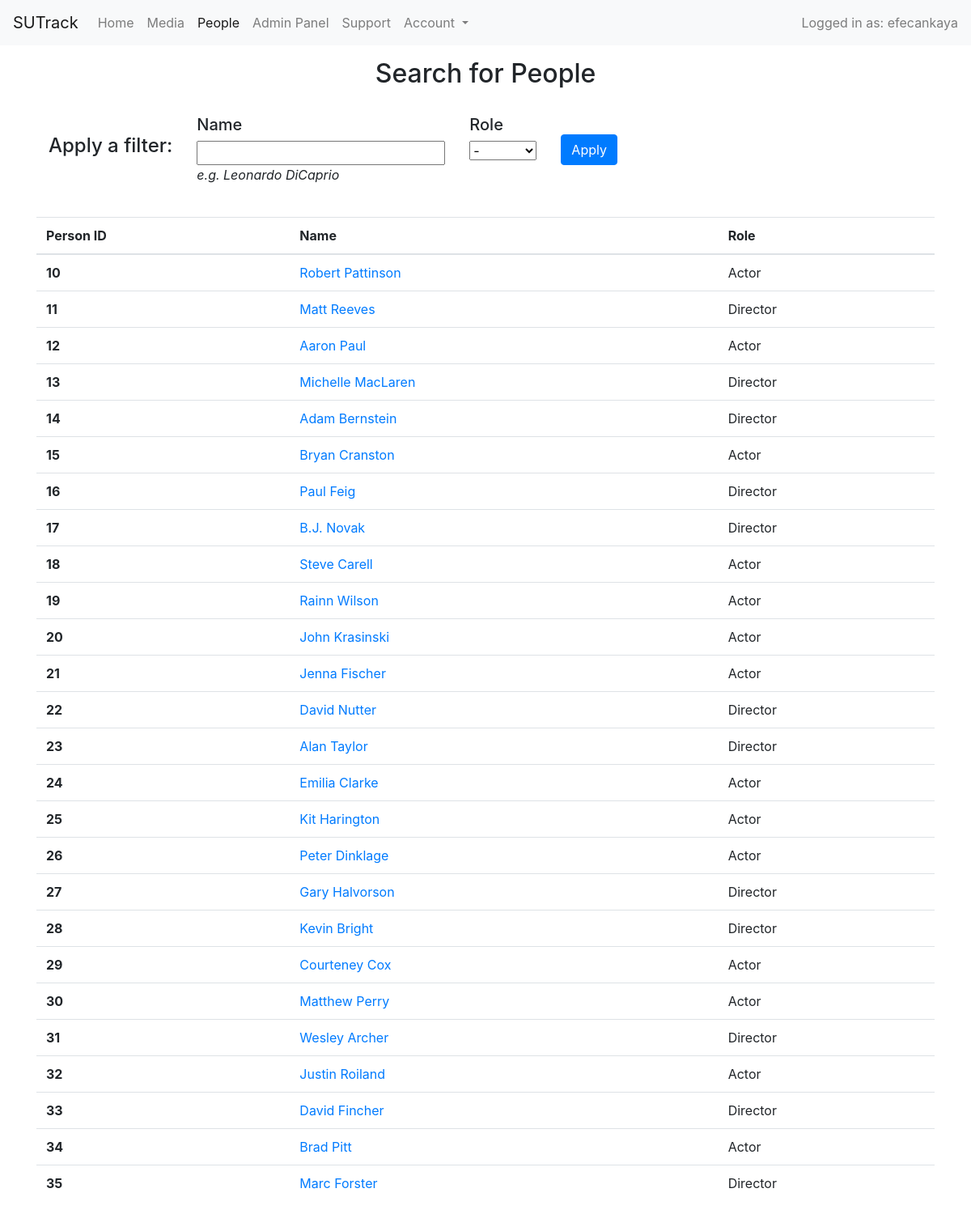
The page /source/people_search.php (signed in) on the database its author committed.
### tables this page shows
CREATE TABLE `Users` (
  `usr_id` int(11) NOT NULL,
  `usr_username` varchar(50) NOT NULL,
  `usr_password` varchar(50) NOT NULL,
  `usr_isadmin` tinyint(1) DEFAULT '0',
  `usr_date` timestamp NOT NULL DEFAULT CURRENT_TIMESTAMP ON UPDATE CURRENT_TIMESTAMP
);

CREATE TABLE `Person` (
  `per_id` int(11) NOT NULL,
  `per_name` varchar(50) NOT NULL,
  `per_role` varchar(50) NOT NULL
);

### source/functions.php (called while the page is built, shortened)
<?php
function check_login($db) {
    if (isset($_SESSION["usr_id"])) {
        $id = $_SESSION["usr_id"];
        $query = "SELECT * FROM Users WHERE usr_id = '$id' LIMIT 1";
        $result = mysqli_query($db, $query);
        if($result && mysqli_num_rows($result) > 0) {
            $user_data = mysqli_fetch_assoc($result);
            return $user_data;
        }
    }
    die;
}
?>

### source/people.php (the view, shortened to what this page needs)
<table class="table">
    <thead>
        <tr>
            <th scope="col">Person ID</th>
            <th scope="col">Name</th>
            <th scope="col">Role</th>
        </tr>
    </thead>
    <tbody>
        <?php
        include "config.php";
        $filter_name = "";
        $filter_role = "-";
        if(empty($_GET['name']) && empty($_GET['role'])) {
            $sql_statement = "SELECT * FROM Person";
        } else {
            $sql_statement = "SELECT * FROM Person
                        WHERE (per_name LIKE '%$filter_name%') AND
                        (('$filter_role' <> '-' AND per_role = '$filter_role')
                        OR
                        ('$filter_role' = '-' AND 1))";
        }
        $result = mysqli_query($db, $sql_statement);
        while($row = mysqli_fetch_assoc($result)) {
            $id = $row['per_id'];
            $name = $row['per_name'];
            $role = $row['per_role'];
            echo "<tr>
                    <th scope='row'>$id</th>
                    <td><a href='person.php?id=$id'>$name</a></td>
                    <td>$role</td>";
        }
        ?>
    </tbody>
</table>

### source/people_search.php (shortened to what this page needs)
<?php
    include "config.php";
    include "functions.php";
    $user_data = check_login($db);
    ?>
<html>
    <head>
        <link rel="stylesheet" href="https://cdn.jsdelivr.net/npm/bootstrap@4.3.1/dist/css/bootstrap.min.css">
        <link rel="stylesheet" href="https://cdnjs.cloudflare.com/ajax/libs/font-awesome/6.1.1/css/all.min.css" />
    </head>
    <body>
        <nav class="navbar fixed-top navbar-expand-lg navbar-light bg-light">
            <a class="navbar-brand" href="#">SUTrack</a>
            <div class="collapse navbar-collapse" id="navbarNavDropdown">
                <ul class="navbar-nav mr-auto">
                    <li class="nav-item">
                        <a class="nav-link" href="index.php">Home</a>
                    </li>
                    <li class="nav-item">
                        <a class="nav-link" href="media_search.php">Media</a>
                    </li>
                    <li class="nav-item active">
                        <a class="nav-link" href="people_search.php">People</a>
                    </li>
                    <?php
                        if($user_data["usr_isadmin"]) {
                          echo '<li class="nav-item">
                          <a class="nav-link" href="admin.php">Admin Panel</a>
                          </li>';
                        }
                    ?>
                    <li class="nav-item">
                        <a class="nav-link" href="support.php">Support</a>
                    </li>
                    <li class="nav-item dropdown">
                        <a class="nav-link dropdown-toggle" href="#" id="navbarDropdownMenuLink" data-toggle="dropdown" aria-haspopup="true" aria-expanded="false">
                        Account
                        </a>
                    </li>
                </ul>
                <span class="navbar-text">
                Logged in as: <?php echo $user_data["usr_username"];?>
                </span>
            </div>
        </nav>
        <br><br>
        <div class="container">
            <br>
            <div align="center">
                <h2>Search for People</h2>
            </div>
            <br>
            <form action="" method="GET">
                <div class="container">
                    <div class="row">
                        <div class="col-md-auto">
                            <br>
                            <h4>Apply a filter:</h4>
                            <br>
                        </div>
                        <div class="col-md-auto">
                            <h5>Name</h5>
                            <input name="name" size="25">
                            <br>
                            <em>e.g. Leonardo DiCaprio</em>
                        </div>
                        <div class="col-md-auto">
                            <h5>Role</h5>
                            <select name="role">
                                <option selected="true">-</option>
                            </select>
                        </div>
                        <div class="col-md-auto">
                            <br>
                            <button type="submit" class="btn btn-primary">Apply</button>
                        </div>
                    </div>
                    <br>
                </div>
            </form>
            <?php
                include "people.php";
                ?>
        </div>
    </body>
</html>

### rows shown on the page
users: usr_username "efecankaya"
person: per_id "10", per_name "Robert Pattinson", per_role "Actor"
person: per_id "11", per_name "Matt Reeves", per_role "Director"
person: per_id "12", per_name "Aaron Paul", per_role "Actor"
person: per_id "13", per_name "Michelle MacLaren", per_role "Director"
person: per_id "14", per_name "Adam Bernstein", per_role "Director"
person: per_id "15", per_name "Bryan Cranston", per_role "Actor"
person: per_id "16", per_name "Paul Feig", per_role "Director"
person: per_id "17", per_name "B.J. Novak", per_role "Director"
person: per_id "18", per_name "Steve Carell", per_role "Actor"
person: per_id "19", per_name "Rainn Wilson", per_role "Actor"
person: per_id "20", per_name "John Krasinski", per_role "Actor"
person: per_id "21", per_name "Jenna Fischer", per_role "Actor"
person: per_id "22", per_name "David Nutter", per_role "Director"
person: per_id "23", per_name "Alan Taylor", per_role "Director"
person: per_id "24", per_name "Emilia Clarke", per_role "Actor"
person: per_id "25", per_name "Kit Harington", per_role "Actor"
person: per_id "26", per_name "Peter Dinklage", per_role "Actor"
person: per_id "27", per_name "Gary Halvorson", per_role "Director"
person: per_id "28", per_name "Kevin Bright", per_role "Director"
person: per_id "29", per_name "Courteney Cox", per_role "Actor"
person: per_id "30", per_name "Matthew Perry", per_role "Actor"
person: per_id "31", per_name "Wesley Archer", per_role "Director"
person: per_id "32", per_name "Justin Roiland", per_role "Actor"
person: per_id "33", per_name "David Fincher", per_role "Director"
person: per_id "34", per_name "Brad Pitt", per_role "Actor"
person: per_id "35", per_name "Marc Forster", per_role "Director"
